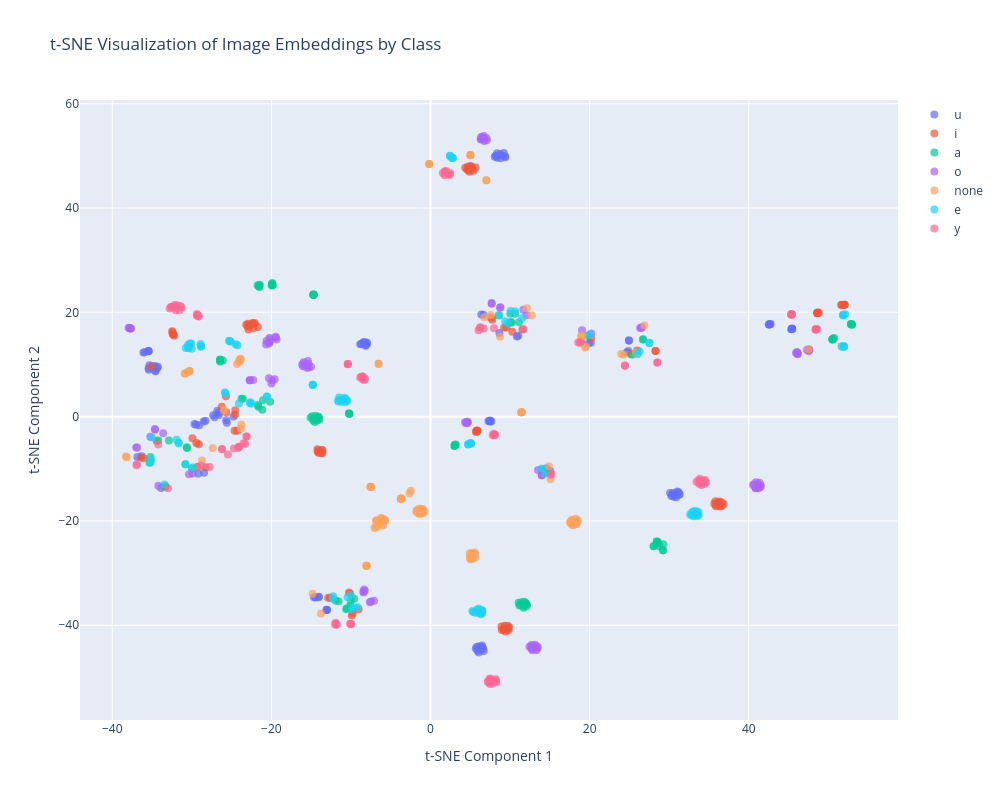

Notebook cell for this chart:
### Code cell
fig = go.Figure()

for i, class_name in enumerate(unique_classes):
    mask = labels == i
    fig.add_trace(go.Scatter(
        x=X_embedded[mask, 0],
        y=X_embedded[mask, 1],
        mode='markers',
        name=class_name,
        marker=dict(size=8, opacity=0.7),
        hovertemplate='<b>%{customdata}</b><br>Class: ' + class_name + '<extra></extra>',
        customdata=np.array(image_names)[mask]
    ))

fig.update_layout(
    title='t-SNE Visualization of Image Embeddings by Class',
    xaxis_title='t-SNE Component 1',
    yaxis_title='t-SNE Component 2',
    hovermode='closest',
    width=1000,
    height=800,
    showlegend=True
)

fig.show()
